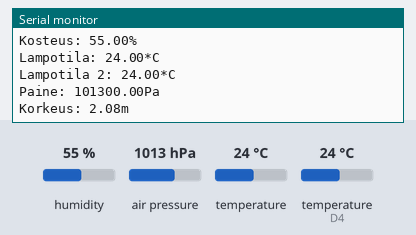
This sketch was run on a simulated Arduino MKR. On the bench: the last lines printed to the serial monitor. The inputs (shaded band) are chosen by the test bench; at power-on: humidity 55 %, air pressure 1013 hPa, temperature 24 °C, temperature (sensor on D4) 24 °C. WiFi joins after 1.5 s; servers stay silent unless stated.

Above: at 3.2 s.
3.3 s: humidity set to 22 %
6.6 s: air pressure set to 952 hPa
At 9.7 s:
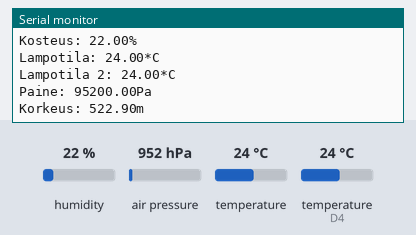
9.9 s: temperature (sensor 0) set to 12 °C
13.2 s: temperature (sensor on D4) set to 12 °C
At 16.1 s:
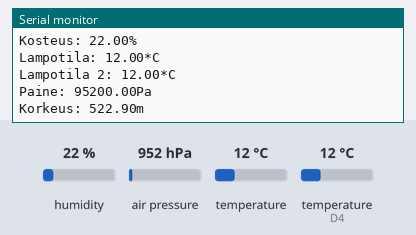
16.5 s: humidity set to 40 %
19.8 s: air pressure set to 975 hPa
At 22.0 s:
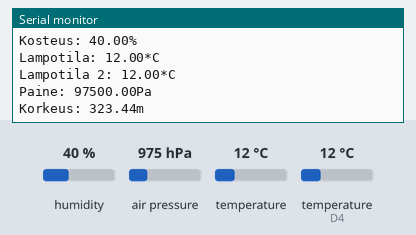
Timing chart, 0 to 23.5 s (numbered marks = the images above; inputs shaded):
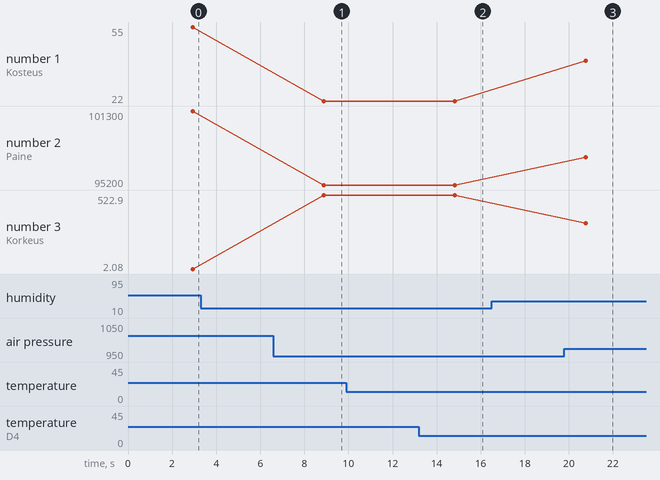

The sketch:

dht_temp_sensor.ino
```cpp
/* Tässä on erikseen ladattavat kirjastot:
 * - FirebaseArduino: https://github.com/firebase/firebase-arduino
 * - Adafruit BMP085: https://github.com/adafruit/Adafruit-BMP085-Library
 * - DHT: https://github.com/adafruit/DHT-sensor-library
 * - Adafruit Unified Sensor: https://github.com/adafruit/Adafruit_Sensor
 * - ArduinoJSON
 */

#include <DHT.h>
#include <WiFi101.h>
#include <Adafruit_BMP085.h>
#include <FirebaseArduino.h>

#define FIREBASE_HOST "FIREBASE PROJEKTIN OSOITE" //Muodossa "testi123.firebaseio.com"
#define FIREBASE_AUTH "FIREBASE PROJEKTIN AVAIN"

#define WIFI_SSID "WIFIN SSID"
#define WIFI_PASSWORD "WIFIN SALASANA"

#define DHTPIN 4
#define DHTTYPE DHT11
DHT dht(DHTPIN, DHTTYPE);

Adafruit_BMP085 bmp;

int n = 0;
long AloitusAika = 0;
long Aika = 0;
long KulunutAika = 0;

void setup() {
  Serial.begin(9600);

  Serial.println();
  Serial.println();
  Serial.println();
  Serial.println();
  Serial.println();
  WiFi.begin(WIFI_SSID, WIFI_PASSWORD);
  Serial.print("Yhdistetaan");
  while (WiFi.status() != WL_CONNECTED) {
    Serial.print(".");
    delay(500);
  }

  Serial.println();
  Serial.print("Yhdistetty: ");
  Serial.println(WiFi.localIP());

  Firebase.begin(FIREBASE_HOST, FIREBASE_AUTH);
  delay(500);

  if (!bmp.begin()) {
    Serial.println("BMP Sensoria ei löytynyt!");
    while (1) {}
  }

  dht.begin();

  long AloitusAika = millis();
}


void loop() {
  float kosteus_Data = dht.readHumidity();
  float C_Data = dht.readTemperature();
  float C2_Data = bmp.readTemperature();
  float Paine_Data = bmp.readPressure();
  float korkeus_Data = bmp.readAltitude();

  long Aika = millis();
  long KulunutAika = ( Aika - AloitusAika) / 1000;

  if (isnan(kosteus_Data) || isnan(C_Data)) {
    Serial.println();
    Serial.println("Lukeminen DHT anturista epaonnistui!");
  } else {
    Firebase.setInt("Mittaukset/" + String(n) + "/Aika", KulunutAika);
    Firebase.setInt("Mittaukset/" + String(n) + "/Kosteus", kosteus_Data);
    Firebase.setInt("Mittaukset/" + String(n) + "/Lampotila", C_Data);
    Firebase.setInt("Mittaukset/" + String(n) + "/LampotilaBMP", C2_Data);
    Firebase.setInt("Mittaukset/" + String(n) + "/Paine", Paine_Data);
    Firebase.setInt("Mittaukset/" + String(n) + "/Korkeus", korkeus_Data);
    delay(10);
    n++;
  }

  if (Firebase.failed()) {
    Serial.print("Firebase lahetys epaonnistui:");
    Serial.println(Firebase.error());
    return;
  }

  Serial.println();
  Serial.print("Aika: ");
  Serial.println(KulunutAika);
  Serial.print("Kosteus: ");
  Serial.print(kosteus_Data);
  Serial.println("%");
  Serial.print("Lampotila: ");
  Serial.print(C_Data);
  Serial.println("*C");
  Serial.print("Lampotila 2: ");
  Serial.print(C2_Data);
  Serial.println("*C");
  Serial.print("Paine: ");
  Serial.print(Paine_Data);
  Serial.println("Pa");
  Serial.print("Korkeus: ");
  Serial.print(korkeus_Data);
  Serial.println("m");
  delay(5000);
}
```

Measured:
- after the input at 6.6 s, the serial monitor: prints a new line after 2.3 s (image 1)
- after the input at 13.2 s, the serial monitor: prints a new line after 1.6 s (image 2)
- after the input at 19.8 s, the serial monitor: prints a new line after 0.96 s (image 3)
- plotted number 2: 101300 → 95200 after the input at 6.6 s, 95200 → 97500 after the input at 19.8 s
- plotted number 3: 2.08 → 522.9 after the input at 6.6 s, 522.9 → 323.44 after the input at 19.8 s
